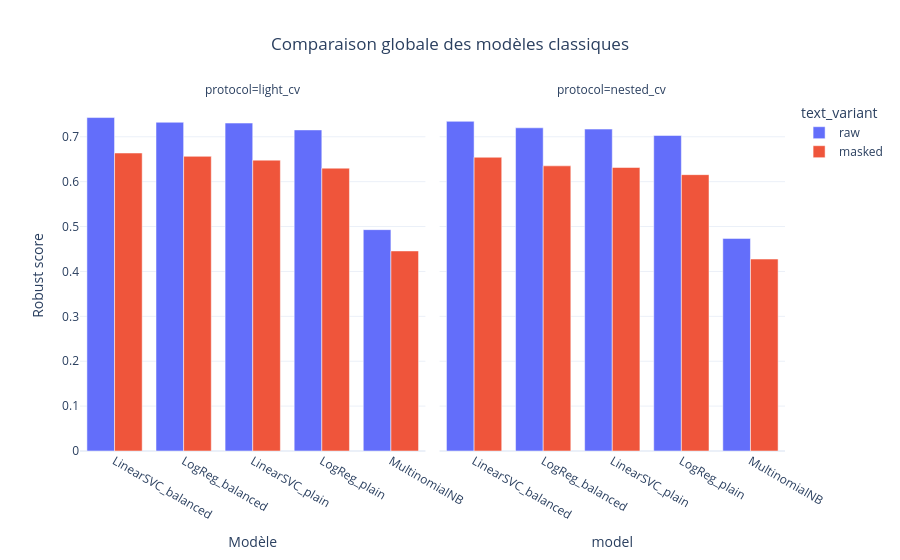

Notebook code for this chart:
### Markdown cell above
## Comparaison consolidée

Les résultats issus de `light_cv` et `nested_cv` sont regroupés ici afin de soutenir une sélection de modèle plus sérieuse et plus lisible.

### Code cell
fig = px.bar(
    comparison_df,
    x="model",
    y="robust_score",
    color="text_variant",
    facet_col="protocol",
    barmode="group",
    template=PLOTLY_TEMPLATE,
    title="Comparaison globale des modèles classiques",
    hover_data=[
        "f1_macro_mean",
        "recall_macro_mean",
        "critical_recall_mean",
        "robust_rank",
    ],
)

fig.update_layout(
    xaxis_title="Modèle",
    yaxis_title="Robust score",
    title_x=0.5,
)

fig.write_html(str(CLASSICAL_FIGURES_DIR / "global_classical_comparison.html"))
fig.show()

print("✅ Global comparison figure saved")

### Figure 1 — Plotly figure (JSON) as saved in the notebook; plotly's stock layout.template omitted (floating-point values rounded to 4 significant figures)
{"data": [{"alignmentgroup": "True", "customdata": [[0.7685, 0.767, 0.6844, 1.0], [0.7558, 0.7554, 0.6781, 2.0], [0.7667, 0.7615, 0.6513, 3.0], [0.754, 0.7489, 0.6301, 4.0], [0.5453, 0.5661, 0.3504, 5.0]], "hovertemplate": "text_variant=raw<br>protocol=light_cv<br>model=%{x}<br>robust_score=%{y}<br>f1_macro_mean=%{customdata[0]}<br>recall_macro_mean=%{customdata[1]}<br>critical_recall_mean=%{customdata[2]}<br>robust_rank=%{customdata[3]}<extra></extra>", "legendgroup": "raw", "marker": {"color": "#636efa", "pattern": {"shape": ""}}, "name": "raw", "offsetgroup": "raw", "orientation": "v", "showlegend": true, "textposition": "auto", "type": "bar", "x": ["LinearSVC_balanced", "LogReg_balanced", "LinearSVC_plain", "LogReg_plain", "MultinomialNB"], "xaxis": "x", "y": [0.7428, 0.7323, 0.7305, 0.7153, 0.4931], "yaxis": "y"}, {"alignmentgroup": "True", "customdata": [[0.7685, 0.767, 0.6844, 1.0], [0.7249, 0.7298, 0.7089, 2.0], [0.7579, 0.7539, 0.659, 3.0], [0.754, 0.7489, 0.6301, 4.0], [0.5453, 0.5661, 0.3504, 5.0]], "hovertemplate": "text_variant=raw<br>protocol=nested_cv<br>model=%{x}<br>robust_score=%{y}<br>f1_macro_mean=%{customdata[0]}<br>recall_macro_mean=%{customdata[1]}<br>critical_recall_mean=%{customdata[2]}<br>robust_rank=%{customdata[3]}<extra></extra>", "legendgroup": "raw", "marker": {"color": "#636efa", "pattern": {"shape": ""}}, "name": "raw", "offsetgroup": "raw", "orientation": "v", "showlegend": false, "textposition": "auto", "type": "bar", "x": ["LinearSVC_balanced", "LogReg_balanced", "LinearSVC_plain", "LogReg_plain", "MultinomialNB"], "xaxis": "x2", "y": [0.7344, 0.72, 0.7171, 0.7029, 0.4736], "yaxis": "y2"}, {"alignmentgroup": "True", "customdata": [[0.6922, 0.6919, 0.5979, 1.0], [0.6835, 0.6831, 0.5935, 2.0], [0.6853, 0.6818, 0.5642, 3.0], [0.6748, 0.6704, 0.5301, 4.0], [0.4929, 0.5165, 0.3119, 5.0]], "hovertemplate": "text_variant=masked<br>protocol=light_cv<br>model=%{x}<br>robust_score=%{y}<br>f1_macro_mean=%{customdata[0]}<br>recall_macro_mean=%{customdata[1]}<br>critical_recall_mean=%{customdata[2]}<br>robust_rank=%{customdata[3]}<extra></extra>", "legendgroup": "masked", "marker": {"color": "#EF553B", "pattern": {"shape": ""}}, "name": "masked", "offsetgroup": "masked", "orientation": "v", "showlegend": true, "textposition": "auto", "type": "bar", "x": ["LinearSVC_balanced", "LogReg_balanced", "LinearSVC_plain", "LogReg_plain", "MultinomialNB"], "xaxis": "x", "y": [0.6638, 0.6564, 0.6479, 0.6301, 0.4457], "yaxis": "y"}, {"alignmentgroup": "True", "customdata": [[0.6922, 0.6919, 0.5979, 1.0], [0.634, 0.6412, 0.6316, 2.0], [0.6749, 0.6718, 0.5689, 3.0], [0.6748, 0.6704, 0.5301, 4.0], [0.4929, 0.5165, 0.3119, 5.0]], "hovertemplate": "text_variant=masked<br>protocol=nested_cv<br>model=%{x}<br>robust_score=%{y}<br>f1_macro_mean=%{customdata[0]}<br>recall_macro_mean=%{customdata[1]}<br>critical_recall_mean=%{customdata[2]}<br>robust_rank=%{customdata[3]}<extra></extra>", "legendgroup": "masked", "marker": {"color": "#EF553B", "pattern": {"shape": ""}}, "name": "masked", "offsetgroup": "masked", "orientation": "v", "showlegend": false, "textposition": "auto", "type": "bar", "x": ["LinearSVC_balanced", "LogReg_balanced", "LinearSVC_plain", "LogReg_plain", "MultinomialNB"], "xaxis": "x2", "y": [0.6544, 0.6352, 0.6316, 0.6156, 0.4276], "yaxis": "y2"}], "layout": {"annotations": [{"font": {}, "showarrow": false, "text": "protocol=light_cv", "x": 0.245, "xanchor": "center", "xref": "paper", "y": 1, "yanchor": "bottom", "yref": "paper"}, {"font": {}, "showarrow": false, "text": "protocol=nested_cv", "x": 0.755, "xanchor": "center", "xref": "paper", "y": 1, "yanchor": "bottom", "yref": "paper"}], "barmode": "group", "legend": {"title": {"text": "text_variant"}, "tracegroupgap": 0}, "title": {"text": "Comparaison globale des modèles classiques", "x": 0.5}, "xaxis": {"anchor": "y", "domain": [0, 0.49], "title": {"text": "Modèle"}}, "xaxis2": {"anchor": "y2", "domain": [0.51, 1], "matches": "x", "title": {"text": "model"}}, "yaxis": {"anchor": "x", "domain": [0, 1], "title": {"text": "Robust score"}}, "yaxis2": {"anchor": "x2", "domain": [0, 1], "matches": "y", "showticklabels": false}}}
